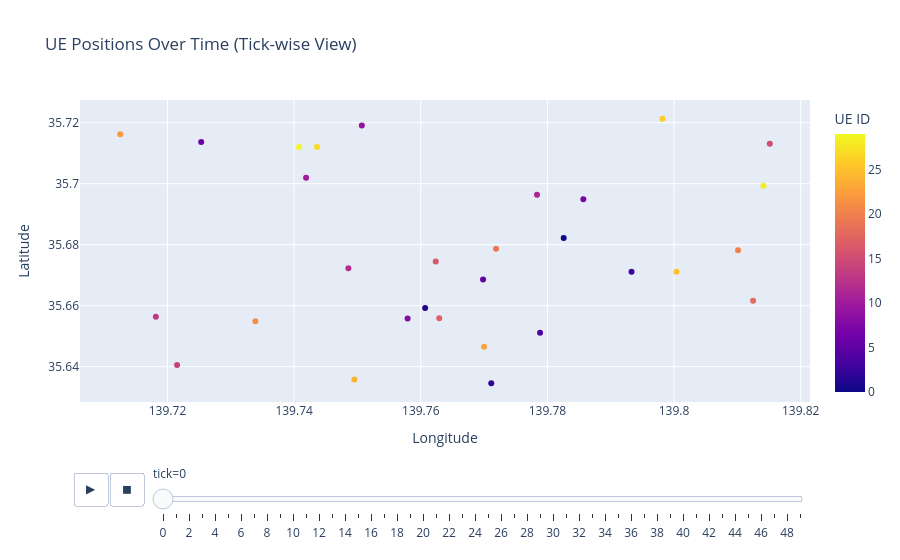

Notebook code for this chart:
### Code cell
# Create tick-wise interactive visualization
print("Creating tick-wise interactive visualization...\n")

fig_tick_wise = plot_tick_wise_interactive(
    df,
    initial_tick=0,
    color_by_ue=True,
    show_trails=False
)

fig_tick_wise.show()

# Save to HTML
html_path = output_dir / "interactive_tick_wise.html"
fig_tick_wise.write_html(str(html_path))

print(f"Saved interactive tick-wise plot to: {html_path}")
print("\nControls:")
print("   - Click PLAY button to animate through time")
print("   - Use slider to select specific tick")
print("   - Colors represent different UEs")
print("   - Hover to see UE ID, tick, and coordinates")

### Figure 1 — Plotly figure (JSON) as saved in the notebook; plotly's stock layout.template omitted (floating-point values rounded to 4 significant figures)
{"data": [{"customdata": [[0, 0], [1, 0], [2, 0], [3, 0], [4, 0], [5, 0], [6, 0], [7, 0], [8, 0], [9, 0], [10, 0], [11, 0], [12, 0], [13, 0], [14, 0], [15, 0], [16, 0], [17, 0], [18, 0], [19, 0], [20, 0], [21, 0], [22, 0], [23, 0], [24, 0], [25, 0], [26, 0], [27, 0], [28, 0], [29, 0]], "hovertemplate": "<b>UE %{customdata[0]}</b><br>Tick: %{customdata[1]}<br>Lat: %{y:.6f}<br>Lon: %{x:.6f}<extra></extra>", "legendgroup": "", "marker": {"color": [0, 1, 2, 3, 4, 5, 6, 7, 8, 9, 10, 11, 12, 13, 14, 15, 16, 17, 18, 19, 20, 21, 22, 23, 24, 25, 26, 27, 28, 29], "coloraxis": "coloraxis", "symbol": "circle"}, "mode": "markers", "name": "", "orientation": "v", "showlegend": false, "type": "scatter", "x": [139.8, 139.8, 139.8, 139.8, 139.8, 139.8, 139.7, 139.8, 139.8, 139.8, 139.7, 139.8, 139.7, 139.7, 139.7, 139.8, 139.8, 139.8, 139.8, 139.8, 139.8, 139.7, 139.7, 139.8, 139.7, 139.8, 139.8, 139.7, 139.8, 139.7], "xaxis": "x", "y": [35.68, 35.66, 35.63, 35.67, 35.65, 35.67, 35.71, 35.69, 35.66, 35.72, 35.7, 35.7, 35.67, 35.66, 35.64, 35.71, 35.67, 35.66, 35.66, 35.68, 35.68, 35.65, 35.72, 35.65, 35.64, 35.67, 35.72, 35.71, 35.7, 35.71], "yaxis": "y"}], "layout": {"coloraxis": {"colorbar": {"title": {"text": "UE ID"}}, "colorscale": [[0, "#0d0887"], [0.1111, "#46039f"], [0.2222, "#7201a8"], [0.3333, "#9c179e"], [0.4444, "#bd3786"], [0.5556, "#d8576b"], [0.6667, "#ed7953"], [0.7778, "#fb9f3a"], [0.8889, "#fdca26"], [1, "#f0f921"]]}, "hovermode": "closest", "legend": {"tracegroupgap": 0}, "sliders": [{"active": 0, "currentvalue": {"prefix": "tick="}, "len": 0.9, "pad": {"b": 10, "t": 60}, "steps": [{"args": [["0"], {"frame": {"duration": 0, "redraw": false}, "fromcurrent": true, "mode": "immediate", "transition": {"duration": 0, "easing": "linear"}}], "label": "0", "method": "animate"}, {"args": [["1"], {"frame": {"duration": 0, "redraw": false}, "fromcurrent": true, "mode": "immediate", "transition": {"duration": 0, "easing": "linear"}}], "label": "1", "method": "animate"}, {"args": [["2"], {"frame": {"duration": 0, "redraw": false}, "fromcurrent": true, "mode": "immediate", "transition": {"duration": 0, "easing": "linear"}}], "label": "2", "method": "animate"}, {"args": [["3"], {"frame": {"duration": 0, "redraw": false}, "fromcurrent": true, "mode": "immediate", "transition": {"duration": 0, "easing": "linear"}}], "label": "3", "method": "animate"}, {"args": [["4"], {"frame": {"duration": 0, "redraw": false}, "fromcurrent": true, "mode": "immediate", "transition": {"duration": 0, "easing": "linear"}}], "label": "4", "method": "animate"}, {"args": [["5"], {"frame": {"duration": 0, "redraw": false}, "fromcurrent": true, "mode": "immediate", "transition": {"duration": 0, "easing": "linear"}}], "label": "5", "method": "animate"}, {"args": [["6"], {"frame": {"duration": 0, "redraw": false}, "fromcurrent": true, "mode": "immediate", "transition": {"duration": 0, "easing": "linear"}}], "label": "6", "method": "animate"}, {"args": [["7"], {"frame": {"duration": 0, "redraw": false}, "fromcurrent": true, "mode": "immediate", "transition": {"duration": 0, "easing": "linear"}}], "label": "7", "method": "animate"}, {"args": [["8"], {"frame": {"duration": 0, "redraw": false}, "fromcurrent": true, "mode": "immediate", "transition": {"duration": 0, "easing": "linear"}}], "label": "8", "method": "animate"}, {"args": [["9"], {"frame": {"duration": 0, "redraw": false}, "fromcurrent": true, "mode": "immediate", "transition": {"duration": 0, "easing": "linear"}}], "label": "9", "method": "animate"}, {"args": [["10"], {"frame": {"duration": 0, "redraw": false}, "fromcurrent": true, "mode": "immediate", "transition": {"duration": 0, "easing": "linear"}}], "label": "10", "method": "animate"}, {"args": [["11"], {"frame": {"duration": 0, "redraw": false}, "fromcurrent": true, "mode": "immediate", "transition": {"duration": 0, "easing": "linear"}}], "label": "11", "method": "animate"}, {"args": [["12"], {"frame": {"duration": 0, "redraw": false}, "fromcurrent": true, "mode": "immediate", "transition": {"duration": 0, "easing": "linear"}}], "label": "12", "method": "animate"}, {"args": [["13"], {"frame": {"duration": 0, "redraw": false}, "fromcurrent": true, "mode": "immediate", "transition": {"duration": 0, "easing": "linear"}}], "label": "13", "method": "animate"}, {"args": [["14"], {"frame": {"duration": 0, "redraw": false}, "fromcurrent": true, "mode": "immediate", "transition": {"duration": 0, "easing": "linear"}}], "label": "14", "method": "animate"}, {"args": [["15"], {"frame": {"duration": 0, "redraw": false}, "fromcurrent": true, "mode": "immediate", "transition": {"duration": 0, "easing": "linear"}}], "label": "15", "method": "animate"}, {"args": [["16"], {"frame": {"duration": 0, "redraw": false}, "fromcurrent": true, "mode": "immediate", "transition": {"duration": 0, "easing": "linear"}}], "label": "16", "method": "animate"}, {"args": [["17"], {"frame": {"duration": 0, "redraw": false}, "fromcurrent": true, "mode": "immediate", "transition": {"duration": 0, "easing": "linear"}}], "label": "17", "method": "animate"}, {"args": [["18"], {"frame": {"duration": 0, "redraw": false}, "fromcurrent": true, "mode": "immediate", "transition": {"duration": 0, "easing": "linear"}}], "label": "18", "method": "animate"}, {"args": [["19"], {"frame": {"duration": 0, "redraw": false}, "fromcurrent": true, "mode": "immediate", "transition": {"duration": 0, "easing": "linear"}}], "label": "19", "method": "animate"}, {"args": [["20"], {"frame": {"duration": 0, "redraw": false}, "fromcurrent": true, "mode": "immediate", "transition": {"duration": 0, "easing": "linear"}}], "label": "20", "method": "animate"}, {"args": [["21"], {"frame": {"duration": 0, "redraw": false}, "fromcurrent": true, "mode": "immediate", "transition": {"duration": 0, "easing": "linear"}}], "label": "21", "method": "animate"}, {"args": [["22"], {"frame": {"duration": 0, "redraw": false}, "fromcurrent": true, "mode": "immediate", "transition": {"duration": 0, "easing": "linear"}}], "label": "22", "method": "animate"}, {"args": [["23"], {"frame": {"duration": 0, "redraw": false}, "fromcurrent": true, "mode": "immediate", "transition": {"duration": 0, "easing": "linear"}}], "label": "23", "method": "animate"}, {"args": [["24"], {"frame": {"duration": 0, "redraw": false}, "fromcurrent": true, "mode": "immediate", "transition": {"duration": 0, "easing": "linear"}}], "label": "24", "method": "animate"}, {"args": [["25"], {"frame": {"duration": 0, "redraw": false}, "fromcurrent": true, "mode": "immediate", "transition": {"duration": 0, "easing": "linear"}}], "label": "25", "method": "animate"}, {"args": [["26"], {"frame": {"duration": 0, "redraw": false}, "fromcurrent": true, "mode": "immediate", "transition": {"duration": 0, "easing": "linear"}}], "label": "26", "method": "animate"}, {"args": [["27"], {"frame": {"duration": 0, "redraw": false}, "fromcurrent": true, "mode": "immediate", "transition": {"duration": 0, "easing": "linear"}}], "label": "27", "method": "animate"}, {"args": [["28"], {"frame": {"duration": 0, "redraw": false}, "fromcurrent": true, "mode": "immediate", "transition": {"duration": 0, "easing": "linear"}}], "label": "28", "method": "animate"}, {"args": [["29"], {"frame": {"duration": 0, "redraw": false}, "fromcurrent": true, "mode": "immediate", "transition": {"duration": 0, "easing": "linear"}}], "label": "29", "method": "animate"}, {"args": [["30"], {"frame": {"duration": 0, "redraw": false}, "fromcurrent": true, "mode": "immediate", "transition": {"duration": 0, "easing": "linear"}}], "label": "30", "method": "animate"}, {"args": [["31"], {"frame": {"duration": 0, "redraw": false}, "fromcurrent": true, "mode": "immediate", "transition": {"duration": 0, "easing": "linear"}}], "label": "31", "method": "animate"}, {"args": [["32"], {"frame": {"duration": 0, "redraw": false}, "fromcurrent": true, "mode": "immediate", "transition": {"duration": 0, "easing": "linear"}}], "label": "32", "method": "animate"}, {"args": [["33"], {"frame": {"duration": 0, "redraw": false}, "fromcurrent": true, "mode": "immediate", "transition": {"duration": 0, "easing": "linear"}}], "label": "33", "method": "animate"}, {"args": [["34"], {"frame": {"duration": 0, "redraw": false}, "fromcurrent": true, "mode": "immediate", "transition": {"duration": 0, "easing": "linear"}}], "label": "34", "method": "animate"}, {"args": [["35"], {"frame": {"duration": 0, "redraw": false}, "fromcurrent": true, "mode": "immediate", "transition": {"duration": 0, "easing": "linear"}}], "label": "35", "method": "animate"}, {"args": [["36"], {"frame": {"duration": 0, "redraw": false}, "fromcurrent": true, "mode": "immediate", "transition": {"duration": 0, "easing": "linear"}}], "label": "36", "method": "animate"}, {"args": [["37"], {"frame": {"duration": 0, "redraw": false}, "fromcurrent": true, "mode": "immediate", "transition": {"duration": 0, "easing": "linear"}}], "label": "37", "method": "animate"}, {"args": [["38"], {"frame": {"duration": 0, "redraw": false}, "fromcurrent": true, "mode": "immediate", "transition": {"duration": 0, "easing": "linear"}}], "label": "38", "method": "animate"}, {"args": [["39"], {"frame": {"duration": 0, "redraw": false}, "fromcurrent": true, "mode": "immediate", "transition": {"duration": 0, "easing": "linear"}}], "label": "39", "method": "animate"}, {"args": [["40"], {"frame": {"duration": 0, "redraw": false}, "fromcurrent": true, "mode": "immediate", "transition": {"duration": 0, "easing": "linear"}}], "label": "40", "method": "animate"}, {"args": [["41"], {"frame": {"duration": 0, "redraw": false}, "fromcurrent": true, "mode": "immediate", "transition": {"duration": 0, "easing": "linear"}}], "label": "41", "method": "animate"}, {"args": [["42"], {"frame": {"duration": 0, "redraw": false}, "fromcurrent": true, "mode": "immediate", "transition": {"duration": 0, "easing": "linear"}}], "label": "42", "method": "animate"}, {"args": [["43"], {"frame": {"duration": 0, "redraw": false}, "fromcurrent": true, "mode": "immediate", "transition": {"duration": 0, "easing": "linear"}}], "label": "43", "method": "animate"}, {"args": [["44"], {"frame": {"duration": 0, "redraw": false}, "fromcurrent": true, "mode": "immediate", "transition": {"duration": 0, "easing": "linear"}}], "label": "44", "method": "animate"}, {"args": [["45"], {"frame": {"duration": 0, "redraw": false}, "fromcurrent": true, "mode": "immediate", "transition": {"duration": 0, "easing": "linear"}}], "label": "45", "method": "animate"}, {"args": [["46"], {"frame": {"duration": 0, "redraw": false}, "fromcurrent": true, "mode": "immediate", "transition": {"duration": 0, "easing": "linear"}}], "label": "46", "method": "animate"}, {"args": [["47"], {"frame": {"duration": 0, "redraw": false}, "fromcurrent": true, "mode": "immediate", "transition": {"duration": 0, "easing": "linear"}}], "label": "47", "method": "animate"}, {"args": [["48"], {"frame": {"duration": 0, "redraw": false}, "fromcurrent": true, "mode": "immediate", "transition": {"duration": 0, "easing": "linear"}}], "label": "48", "method": "animate"}, {"args": [["49"], {"frame": {"duration": 0, "redraw": false}, "fromcurrent": true, "mode": "immediate", "transition": {"duration": 0, "easing": "linear"}}], "label": "49", "method": "animate"}], "x": 0.1, "xanchor": "left", "y": 0, "yanchor": "top"}], "title": {"text": "UE Positions Over Time (Tick-wise View)"}, "updatemenus": [{"buttons": [{"args": [null, {"frame": {"duration": 300, "redraw": false}, "fromcurrent": true, "mode": "immediate", "transition": {"duration": 200, "easing": "linear"}}], "label": "&#9654;", "method": "animate"}, {"args": [[null], {"frame": {"duration": 0, "redraw": false}, "fromcurrent": true, "mode": "immediate", "transition": {"duration": 0, "easing": "linear"}}], "label": "&#9724;", "method": "animate"}], "direction": "left", "pad": {"r": 10, "t": 70}, "showactive": false, "type": "buttons", "x": 0.1, "xanchor": "right", "y": 0, "yanchor": "top"}], "xaxis": {"anchor": "y", "domain": [0, 1], "title": {"text": "Longitude"}}, "yaxis": {"anchor": "x", "domain": [0, 1], "title": {"text": "Latitude"}}}}
